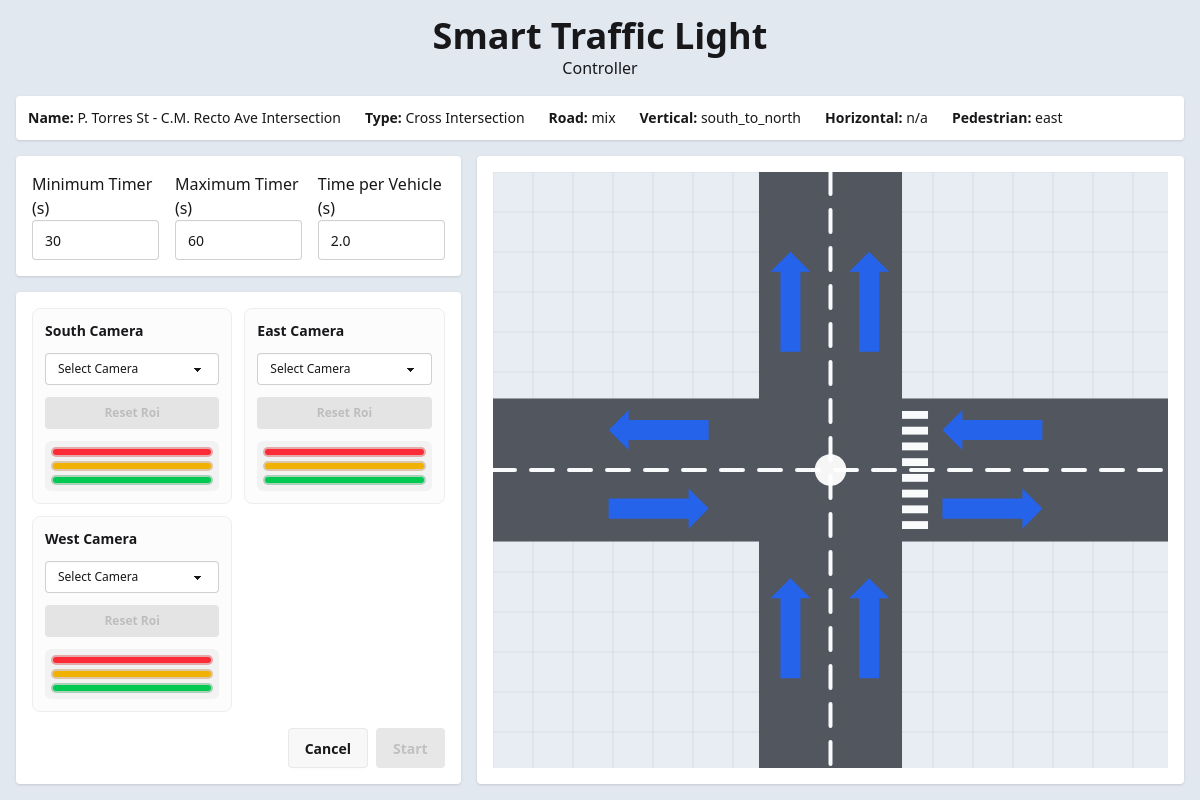
Screenshot of /smart_traffic_light/controller/5 with the database file from the repository.
### smart_traffic_light/models.py (models this page shows, shortened)
class Intersection(models.Model):
    name = models.CharField(max_length=150)
    intersection_type = models.CharField(max_length=30,choices=IntersectionTypeName.choices)
    created_at = models.DateTimeField(auto_now_add=True)
    updated_at = models.DateTimeField(auto_now=True)
    class Meta:
        db_table = "intersections"

class RoadType(models.Model):
    intersection = models.OneToOneField(Intersection,on_delete=models.CASCADE,related_name="road_type_config")
    road_type = models.CharField(max_length=20,choices=RoadTypeName.choices)
    vertical_road_mode = models.CharField(max_length=20,choices=RoadModeName.choices,null=True,blank=True)
    horizontal_road_mode = models.CharField(max_length=20,choices=RoadModeName.choices,null=True,blank=True)
    vertical_direction = models.CharField(max_length=20,choices=VerticalDirectionName.choices,default=VerticalDirectionName.AUTO, null=True, blank=True)
    horizontal_direction = models.CharField(max_length=20,choices=HorizontalDirectionName.choices,default=HorizontalDirectionName.AUTO, null=True, blank=True)
    created_at = models.DateTimeField(auto_now_add=True)
    updated_at = models.DateTimeField(auto_now=True)
    class Meta:
        db_table = "road_types"

class ControllerTimes(models.Model):
    intersection = models.OneToOneField(Intersection,on_delete=models.CASCADE,related_name="controller_times")
    min_time = models.IntegerField(default=0)
    max_time = models.IntegerField(default=0)
    time_per_vehicle = models.FloatField(default=0.0)
    created_at = models.DateTimeField(auto_now_add=True)
    updated_at = models.DateTimeField(auto_now=True)
    class Meta:
        db_table = "controller_times"

### smart_traffic_light/views.py (the view)
# urls.py: path("controller/<int:road_id>", views.controller, name="controller"),
def controller(request, road_id):
    intersection = Intersection.objects.select_related("road_type_config", "pedestrian_config").get(id=road_id)
    controller_times, _ = ControllerTimes.objects.get_or_create(
        intersection=intersection,
        defaults={
            "min_time": 0,
            "max_time": 0,
            "time_per_vehicle": 0.0,
        },
    )
    controller_roi, _ = ControllerRoi.objects.get_or_create(intersection=intersection)
    road_type_config = getattr(intersection, "road_type_config", None)
    pedestrian_config = getattr(intersection, "pedestrian_config", None)
    controller_data = {
        "id": intersection.id,
        "name": intersection.name,
        "intersection_type": intersection.intersection_type,
        "intersection_type_display": intersection.get_intersection_type_display(),
        "road_type": road_type_config.road_type if road_type_config else "",
        "road_type_display": road_type_config.get_road_type_display() if road_type_config else "",
        "vertical_road_mode": road_type_config.vertical_road_mode if road_type_config else "",
        "horizontal_road_mode": road_type_config.horizontal_road_mode if road_type_config else "",
        "vertical_direction": road_type_config.vertical_direction if road_type_config else "",
        "horizontal_direction": road_type_config.horizontal_direction if road_type_config else "",
        "pedestrian": {
            "north": bool(pedestrian_config and pedestrian_config.north),
            "south": bool(pedestrian_config and pedestrian_config.south),
            "east": bool(pedestrian_config and pedestrian_config.east),
            "west": bool(pedestrian_config and pedestrian_config.west),
        },
        "controller_times": {
            "min_time": controller_times.min_time,
            "max_time": controller_times.max_time,
            "time_per_vehicle": controller_times.time_per_vehicle,
        },
        "controller_roi": {
            "north_roi": controller_roi.north_roi,
            "south_roi": controller_roi.south_roi,
            "east_roi": controller_roi.east_roi,
            "west_roi": controller_roi.west_roi,
            "north_camera": controller_roi.north_camera,
            "south_camera": controller_roi.south_camera,
            "east_camera": controller_roi.east_camera,
            "west_camera": controller_roi.west_camera,
        },
    }
    return render(request, "admin/controller.html", {
        "intersection": intersection,
        "controller_data": controller_data,
        "controller_times_api_url": reverse("update_controller_times_api", args=[intersection.id]),
        "roi_picker_api_url": reverse("select_roi_api", args=[intersection.id]),
        "controller_roi_api_url": reverse("update_controller_roi_api", args=[intersection.id]),
        "start_preview_api_url": reverse("start_controller_preview_api", args=[intersection.id]),
    })

### smart_traffic_light/templates/admin/controller.html (shortened to what this page needs)
{% extends 'components/layout.html' %}
{% load static %}
{% block body %}
    <div class="flex flex-col items-center">
        <h1 class="text-4xl font-bold">Smart Traffic Light</h1>
        <h1 class="text-md">Controller</h1>
    </div>
    <div class="w-full rounded shadow p-3 bg-base-100 text-xs sm:text-sm">
        <div class="flex flex-wrap gap-x-6 gap-y-2">
            <p><span class="font-semibold">Name:</span> {{ controller_data.name }}</p>
            <p><span class="font-semibold">Type:</span> {{ controller_data.intersection_type_display }}</p>
            <p><span class="font-semibold">Road:</span> {{ controller_data.road_type_display|default:controller_data.road_type }}</p>
            <p><span class="font-semibold">Vertical:</span> {{ controller_data.vertical_direction|default:"n/a" }}</p>
            <p><span class="font-semibold">Horizontal:</span> {{ controller_data.horizontal_direction|default:"n/a" }}</p>
            <p><span class="font-semibold">Pedestrian:</span>
                {% if controller_data.pedestrian.east %}east {% endif %}
            </p>
        </div>
    </div>
    <div class="flex flex-row gap-4 w-full h-full">
        <form action="" method="POST" class="flex flex-col gap-2 h-full" data-controller-times-api-url="{{ controller_times_api_url }}" data-roi-picker-api-url="{{ roi_picker_api_url }}" data-controller-roi-api-url="{{ controller_roi_api_url }}" data-start-preview-api-url="{{ start_preview_api_url }}">
            <div class="w-full h-full flex flex-col gap-4">
                <div class="rounded shadow p-4 bg-base-100">
                    <div class="flex gap-4">
                        <div>
                            <label for="min_timer" class="form-label flex items-center gap-2">Minimum Timer (s) </label>
                            <input name="min_timer" type="number" placeholder="Minimum Timer" class="input" id="min_timer" min="0" value="{{ controller_data.controller_times.min_time }}" data-timer-input required/>
                        </div>
                        <div>
                            <label for="max_timer" class="form-label flex items-center gap-2">Maximum Timer (s) </label>
                            <input name="max_timer" type="number" placeholder="Maximum Timer" class="input" id="max_timer" min="0" value="{{ controller_data.controller_times.max_time }}" data-timer-input required/>
                        </div>
                        <div>
                            <label for="timer_per_vehicle" class="form-label flex items-center gap-2">Time per Vehicle (s) </label>
                            <input name="timer_per_vehicle" type="number" placeholder="Time per Vehicle" class="input" id="timer_per_vehicle" min="0" step="0.1" value="{{ controller_data.controller_times.time_per_vehicle }}" data-timer-input required/>
                        </div>
                    </div>
                </div>
                <div class="rounded shadow p-4 bg-base-100 h-full flex flex-col gap-4">
                    <div class="h-full grid grid-cols-1 md:grid-cols-2 xl:grid-cols-4 gap-3">
                        <div class="rounded-lg border border-base-300 p-3 bg-base-200/40 flex flex-col gap-3" data-camera-card data-side="south">
                            <p class="font-semibold text-sm">South Camera</p>
                            <div class="flex items-center gap-2">
                                <select class="cameraSelect select select-bordered select-sm w-full">
                                    <option value="" selected>Select Camera</option>
                                </select>
                            </div>
                            <button type="button" class="btn btn-sm btn-outline" data-roi-button data-roi-value="" disabled>Set ROI</button>
                            <div class="h-full flex flex-col justify-center gap-2 rounded-md bg-base-300/70 px-2 py-2">
                                <span class="h-full w-full rounded-full bg-red-500 ring-2 ring-red-700/30" data-light="red"></span>
                                <span class="h-full w-full rounded-full bg-yellow-500 ring-2 ring-yellow-700/30" data-light="yellow"></span>
                                <span class="h-full w-full rounded-full bg-green-500 ring-2 ring-green-700/30" data-light="green"></span>
                            </div>
                        </div>
                        <div class="rounded-lg border border-base-300 p-3 bg-base-200/40 flex flex-col gap-3" data-camera-card data-side="east">
                            <p class="font-semibold text-sm">East Camera</p>
                            <div class="flex items-center gap-2">
                                <select class="cameraSelect select select-bordered select-sm w-full">
                                    <option value="" selected>Select Camera</option>
                                </select>
                            </div>
                            <button type="button" class="btn btn-sm btn-outline" data-roi-button data-roi-value="" disabled>Set ROI</button>
                            <div class="h-full flex flex-col justify-center gap-2 rounded-md bg-base-300/70 px-2 py-2">
                                <span class="h-full w-full rounded-full bg-red-500 ring-2 ring-red-700/30" data-light="red"></span>
                                <span class="h-full w-full rounded-full bg-yellow-500 ring-2 ring-yellow-700/30" data-light="yellow"></span>
                                <span class="h-full w-full rounded-full bg-green-500 ring-2 ring-green-700/30" data-light="green"></span>
                            </div>
                        </div>
                        <div class="rounded-lg border border-base-300 p-3 bg-base-200/40 flex flex-col gap-3" data-camera-card data-side="west">
                            <p class="font-semibold text-sm">West Camera</p>
                            <div class="flex items-center gap-2">
                                <select class="cameraSelect select select-bordered select-sm w-full">
                                    <option value="" selected>Select Camera</option>
                                </select>
                            </div>
                            <button type="button" class="btn btn-sm btn-outline" data-roi-button data-roi-value="" disabled>Set ROI</button>
                            <div class="h-full flex flex-col justify-center gap-2 rounded-md bg-base-300/70 px-2 py-2">
                                <span class="h-full w-full rounded-full bg-red-500 ring-2 ring-red-700/30" data-light="red"></span>
                                <span class="h-full w-full rounded-full bg-yellow-500 ring-2 ring-yellow-700/30" data-light="yellow"></span>
                                <span class="h-full w-full rounded-full bg-green-500 ring-2 ring-green-700/30" data-light="green"></span>
                            </div>
                        </div>
                    </div>
                    <div class="flex gap-2 justify-end mt-auto">
                        <a href="{% url 'index' %}" type="button" class="btn">Cancel</a>
                        <button type="button" class="btn btn-success" id="start_button" disabled>Start</button>
                    </div>
                </div>
            </div>
        </form>
        <div class="w-full xl:w-1/2 rounded shadow p-4 bg-base-100 h-full min-h-[360px]">
            <canvas class="w-full h-full" id="myCanvas"></canvas>
        </div>
    </div>
{% endblock body %}

### rows the page displays
Intersection: name "P. Torres St - C.M. Recto Ave Intersection"
RoadType: road_type_display "mix", vertical_direction "south_to_north"
ControllerTimes: timer_per_vehicle "2.0"

### other values shown
{{ controller_data.intersection_type_display }} "Cross Intersection"
{{ controller_data.horizontal_direction|default:"n/a" }} "n/a"
